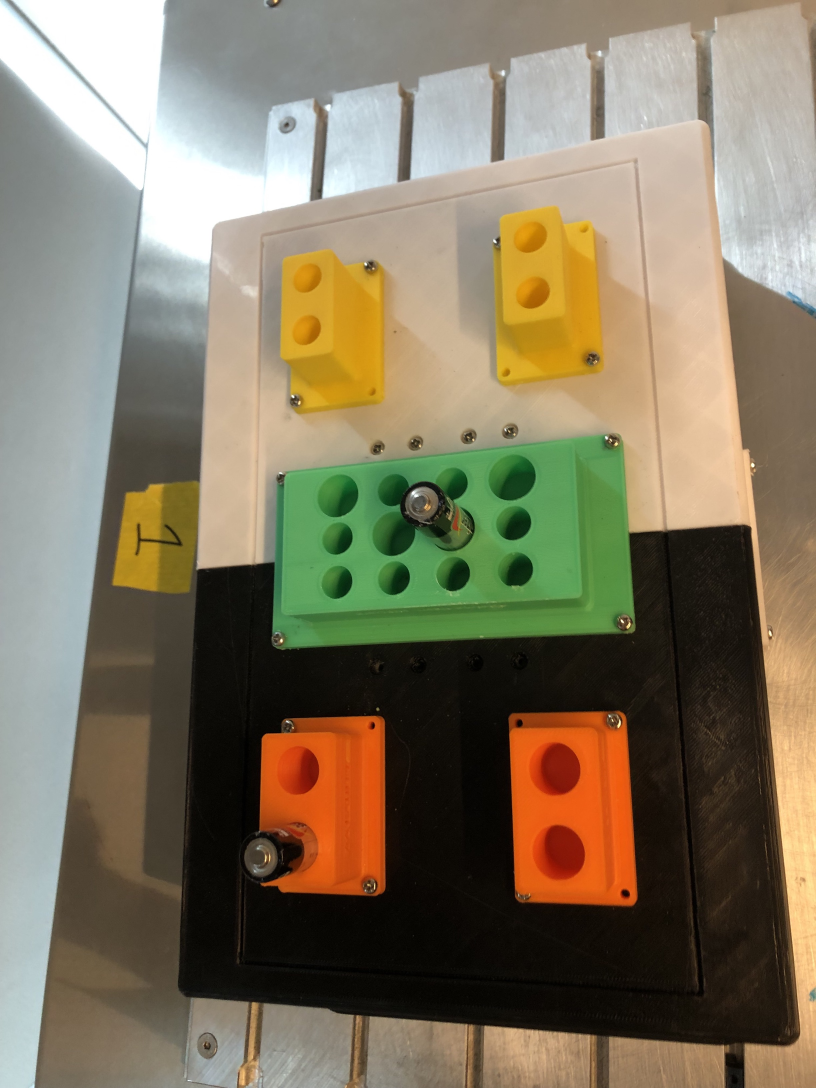
#> input picture Vision/Photo/Kubo_san.png, 2448 x 3264 px (shown at 1/3 size)
$ python BRG.py
#> lines starting #> are read from the running program, lines starting #| are printed output that depends on the picture; after the words box and inside, x2 and y2 are one past the last pixel; in counts of white or black regions, pixels touching at a corner belong together
#> further down, img is the input picture: shape (3264, 2448, 3); mean B, G, R 97, 119.9, 130.1
### Vision/function.py
import numpy as np
import cv2 as cv
import math
from math import sqrt, pow

# Rescale Function:
def rescaleFrame(frame, scale):
#> called with scale = 0.25
    width     = int(frame.shape[1] * scale)
#> width = 612
    height    = int(frame.shape[0] * scale)
#> height = 816
    dimension = (width, height)
#> dimension = (612, 816)

    return cv.resize(frame, dimension, interpolation = cv.INTER_AREA)
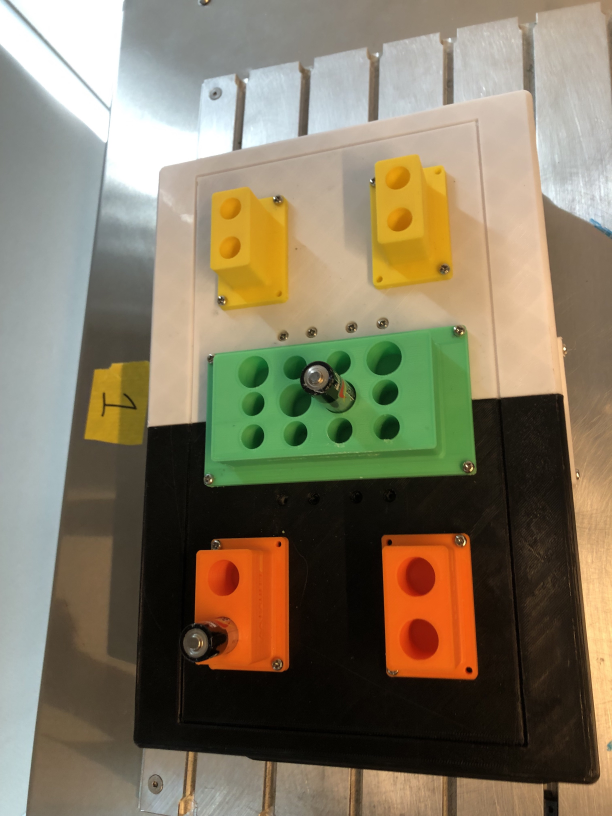
#> returned value: shape (816, 612, 3); mean of channels 0, 1, 2 97, 119.9, 130.1; drawn as B, G, R

# Find distance from 2 points:
def distance(p1,p2):
    distance_1 = sqrt(pow(p1[0]-p2[0],2)+pow(p1[1]-p2[1],2))
    return distance_1

#find nearest point
# [84 lines left out: functions findnNear, findCordinate, drawRec, displacePoints, findMiddle, arrayMidPoint, not called in this run]

#displace 1 points
def displacePoint(img, point):
    cv.circle(img, tuple(point),10,(0,0,255),thickness = 3)

#find a edge near an edge
# [13 lines left out: function findEdgeNear, not called in this run]


### Vision/BRG.py
# Import Library for the Open CV and Numpy
import cv2 as cv
import numpy as np
from function import*

# Import Figure from the folder, delete this one when you have a camera:
img = cv.imread('Photo/Kubo_san.png')

# Change 0.2 to suitable value
img = rescaleFrame(img, 0.25)

img = cv.convertScaleAbs(img, alpha=1, beta=-20)
#> img: shape (816, 612, 3)

#Detect Green Color: BGR
lower_green = np.array([33, 100, 55])
upper_green = np.array([94, 164, 115])

#Create a mask
mask = cv.inRange(img, lower_green, upper_green)
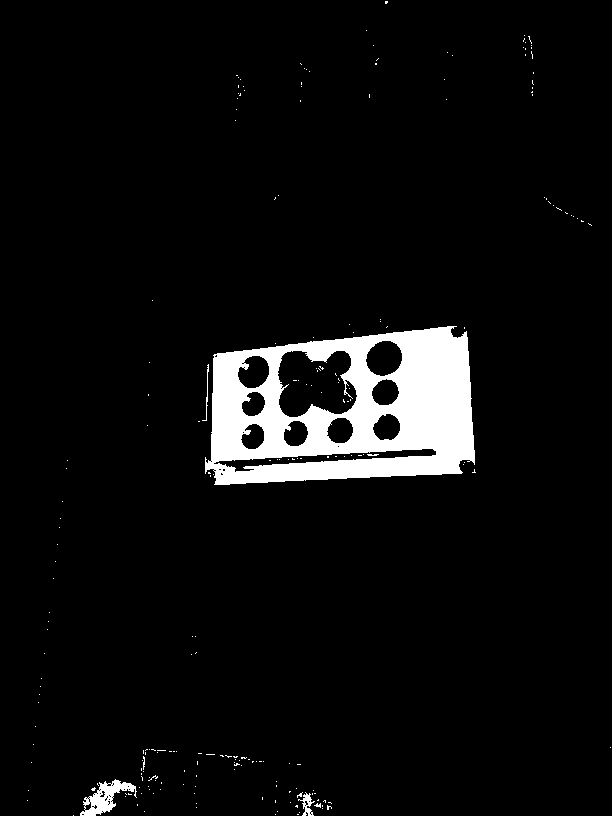
#> mask: shape (816, 612); 5.6% white; 219 white regions (214 under 20 px), largest, box (x1, y1, x2, y2) and area: (205, 326, 475, 485) 26089, (80, 779, 137, 816) 855, (298, 792, 315, 816) 160, (202, 364, 209, 421) 72, (143, 756, 145, 770) 20

# Apply a median blur to the mask to reduce noise
mask = cv.medianBlur(mask, 5)
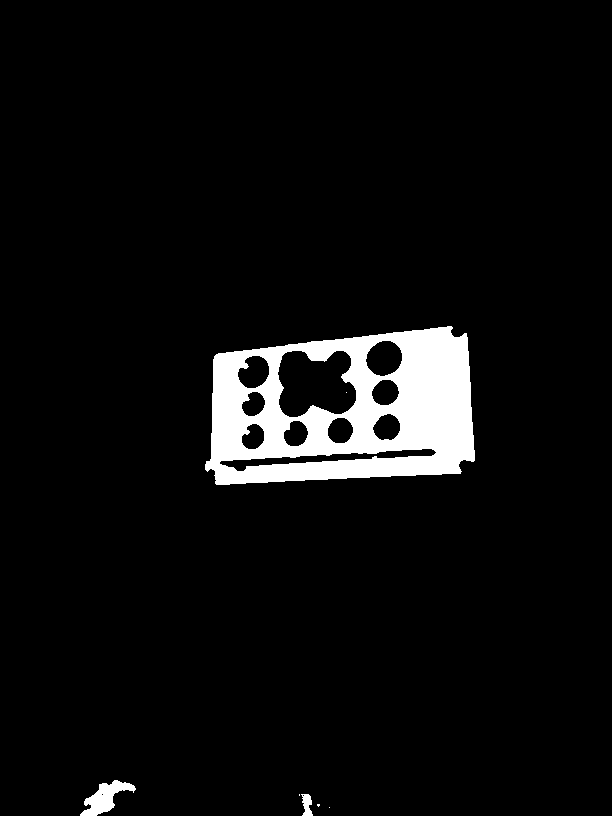
#> mask: shape (816, 612); 5.5% white; 7 white regions (4 under 20 px), largest, box (x1, y1, x2, y2) and area: (205, 326, 475, 485) 26165, (80, 780, 136, 816) 889, (301, 794, 313, 816) 173

# Show the figure:
cv.imshow('Person', mask)

# Wait for another key board
cv.waitKey(0)
cv.destroyAllWindows()

$ run again, with Vision/Photo/tsukasa.png copied over Vision/Photo/Kubo_san.png
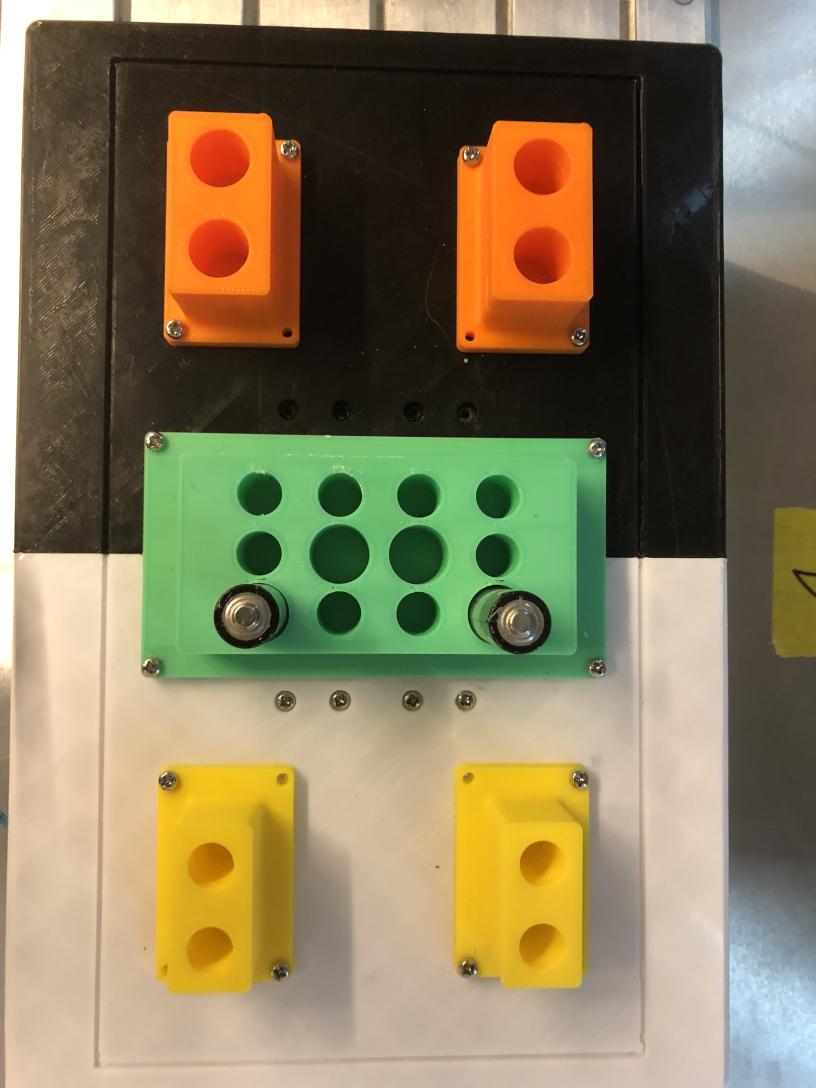
#> input picture Vision/Photo/tsukasa.png, 2448 x 3264 px (shown at 1/3 size)
#> img is the input picture: shape (3264, 2448, 3); mean B, G, R 90.7, 123.6, 135.3
#> img: shape (816, 612, 3)
#> `mask = cv.inRange(img, lower_green, upper_green)`:
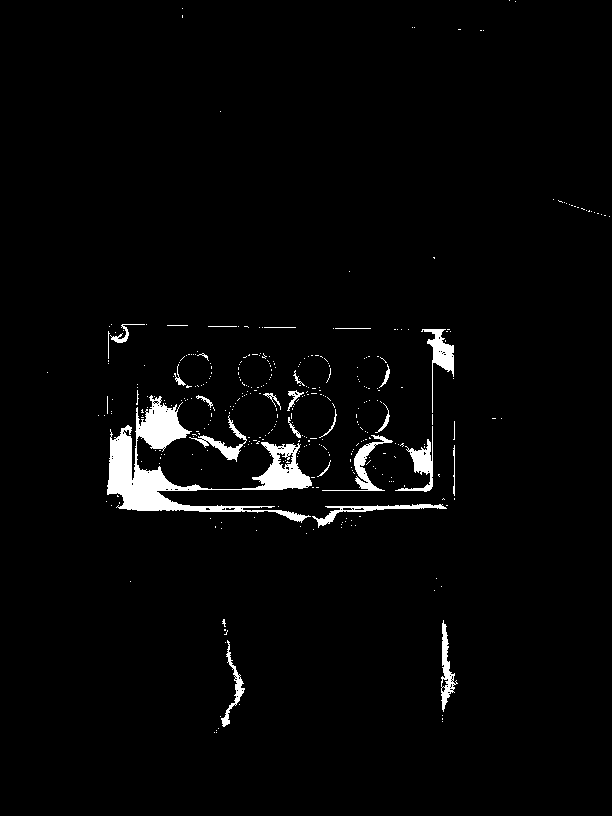
#> mask: shape (816, 612); 2.6% white; 366 white regions (339 under 20 px), largest, box (x1, y1, x2, y2) and area: (107, 395, 312, 523) 7084, (421, 329, 454, 413) 748, (322, 435, 393, 491) 692
#> `mask = cv.medianBlur(mask, 5)`:
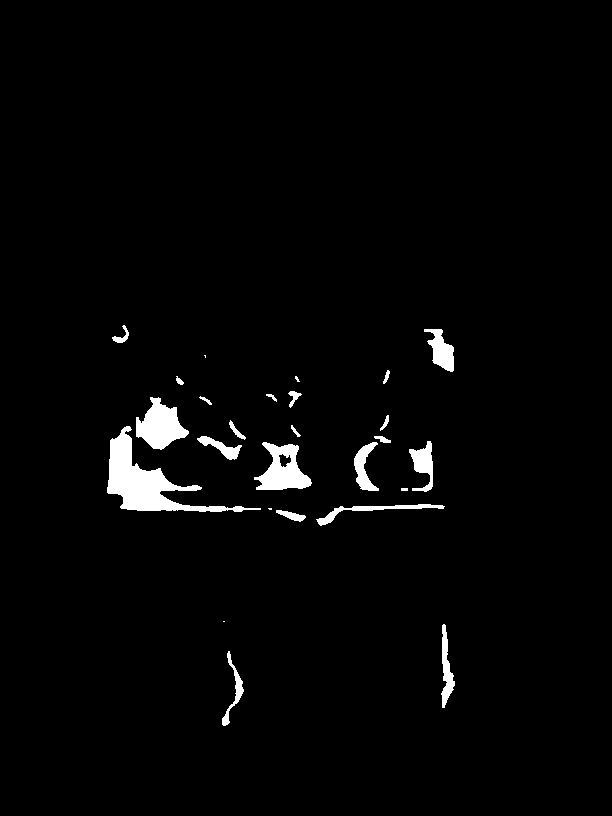
#> mask: shape (816, 612); 2.3% white; 26 white regions (4 under 20 px), largest, box (x1, y1, x2, y2) and area: (107, 426, 261, 512) 3614, (136, 397, 189, 450) 1602, (254, 442, 312, 490) 1531
